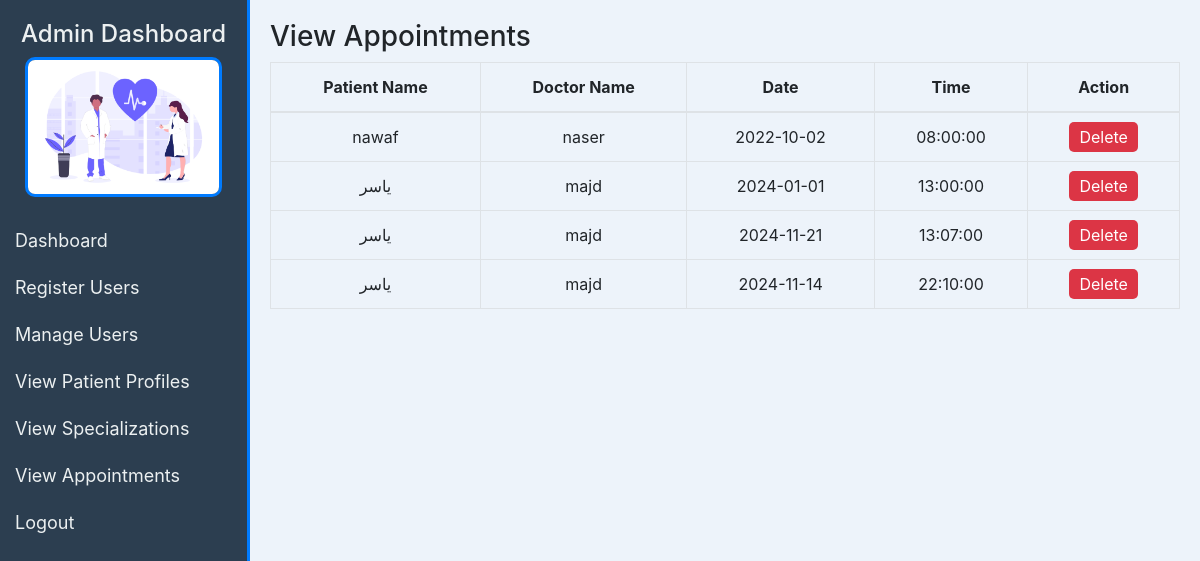
Page /admin/viewAppointments.php (signed in) on the committed database.
### tables this page shows
CREATE TABLE `appointments` (
  `id` int(11) NOT NULL,
  `patient_id` int(11) NOT NULL,
  `doctor_id` int(11) NOT NULL,
  `date` date NOT NULL,
  `time` time NOT NULL
);

CREATE TABLE `users` (
  `id` int(11) NOT NULL,
  `name` varchar(255) NOT NULL,
  `email` varchar(255) NOT NULL,
  `password` varchar(255) NOT NULL,
  `phone` varchar(255) NOT NULL,
  `role_id` int(11) NOT NULL
);

### admin/viewAppointments.php (the view, shortened to what this page needs)
<?php
include("../conn.php");
$sql_appointments = "SELECT * FROM appointments";
$query_appointments = mysqli_query($conn, $sql_appointments);
?>
<!DOCTYPE html>
<html lang="en">
<head>
    <link href="https://maxcdn.bootstrapcdn.com/bootstrap/4.5.2/css/bootstrap.min.css" rel="stylesheet">
</head>
<body>
<?php
if (!@include('sidebar.php')) {
    error_log('Failed to include sidebar.php');
    echo '<div class="alert alert-danger">Sidebar navigation failed to load</div>';
}
?>
<div class="content">
    <h3>View Appointments</h3>
    <div class="table-container">
        <table class="table table-striped table-bordered">
            <thead>
                <tr>
                    <th>Patient Name</th>
                    <th>Doctor Name</th>
                    <th>Date</th>
                    <th>Time</th>
                    <th>Action</th>
                </tr>
            </thead>
            <tbody id="appointmentsTableBody">
                <?php foreach ($query_appointments as $row_appointment) {
                    $patient_id = $row_appointment['patient_id'];
                    $sql_patient = "SELECT * FROM users WHERE id = $patient_id";
                    $query_patient = mysqli_query($conn, $sql_patient);
                    foreach ($query_patient as $row_patient) {
                        $patient_name = $row_patient['name'];
                    }
                    $doctor_id = $row_appointment['doctor_id'];
                    $sql_doctor = "SELECT * FROM users WHERE id = $doctor_id";
                    $query_doctor = mysqli_query($conn, $sql_doctor);
                    foreach ($query_doctor as $row_doctor) {
                        $doctor_name = $row_doctor['name'];
                    }
                ?>
                <tr>
                    <td><?= $patient_name; ?></td>
                    <td><?= $doctor_name; ?></td>
                    <td><?= $row_appointment['date']; ?></td>
                    <td><?= $row_appointment['time']; ?></td>
                    <td><a style="text-decoration: none;" class="btn-delete" href="appointment-delete.php?id=<?=$row_appointment['id'];?>">Delete</a></td>
                </tr>
                <?php } ?>
            </tbody>
        </table>
    </div>
</div>
</body>
</html>

### admin/viewAppointments.php (style rules this page uses)
body { direction: ltr; text-align: left; background-color: #edf3fa; }
.content { margin-left: 250px; padding: 20px; }
th, td { text-align: center; background: #edf3fa; }
.btn-delete { background-color: #dc3545; color: #fff; border: none; padding: 5px 10px; border-radius: 5px; cursor: pointer; }

### admin/sidebar.php (style rules this page uses)
body { direction: ltr; text-align: left; background-color: #edf3fa; }
.content { margin-left: 250px; padding: 20px; }
th, td { text-align: center; background: #edf3fa; }
.btn-delete { background-color: #dc3545; color: #fff; border: none; padding: 5px 10px; border-radius: 5px; cursor: pointer; }

### rows in the picture
appointments: patient.name "nawaf", doctor.name "naser", date "2022-10-02", time "08:00:00"
appointments: patient.name "ياسر", doctor.name "majd", date "2024-01-01", time "13:00:00"
appointments: patient.name "ياسر", doctor.name "majd", date "2024-11-21", time "13:07:00"
appointments: patient.name "ياسر", doctor.name "majd", date "2024-11-14", time "22:10:00"
